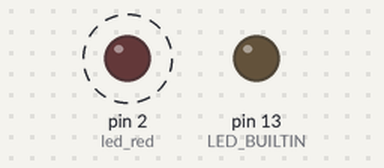
A sketch run on a simulated Arduino Uno, built with avr-gcc and run on an emulated ATmega328P. Shown: output pins drawn as LEDs (lit = HIGH). Dashed ring = blinking.

Above: at 0.5 s.
Timing chart, 0 to 4.6 s (numbered marks = the images above):
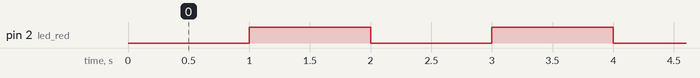

The sketch:

job06-syncgrone.ino
```cpp
// C++ code
// Les LED clignotent en même temps

const int led_red = 2;


void setup()
{
  pinMode(LED_BUILTIN, OUTPUT);
  pinMode(led_red, OUTPUT);

}

void loop()
{
  digitalWrite(led_red, LOW);
  delay(1000);
  digitalWrite(led_red, HIGH);
  delay(1000);
}
```

Measured:
- by itself, pin 2 (led_red): alternates HIGH for 1.0 s and LOW for 1.0 s
